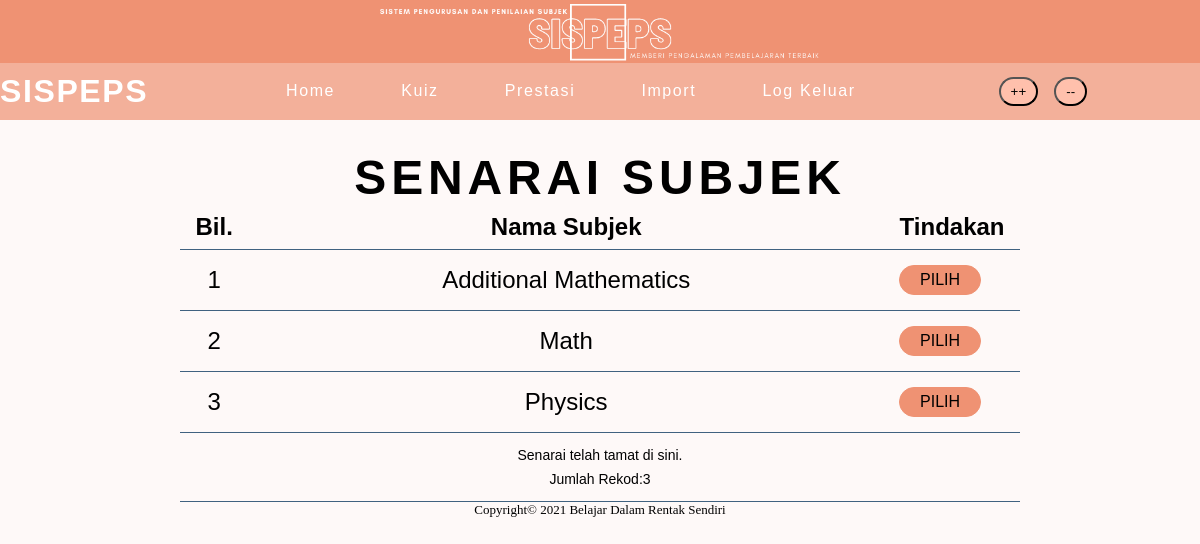
Page /kuiz_subjek.php (signed in) on the committed database.
### tables this page shows
CREATE TABLE `subjek` (
  `idsubjek` int(11) NOT NULL,
  `subjek` varchar(30) NOT NULL
);

### src/kuiz_subjek.php (the view, shortened to what this page needs)
<?php
include 'header.php';
?>
<html>
    <head><?php include 'menu.php'; ?></head>
    <body>
        <h2 class="title" style="text-align: center;">SENARAI SUBJEK</h2>
        <main>
            <table class="table" style="font-size: 16px;">
                <tr>
                    <td width="5%"><strong>Bil.</strong></td>
                    <td width="60%"><strong>Nama Subjek</strong></td>
                    <td width="5%"><strong>Tindakan</strong></td>
                </tr>
                <?php
                $no=1;
                $data1=mysqli_query($hubung,"SELECT * FROM subjek ORDER BY subjek ASC");
                while ($info1=mysqli_fetch_array($data1)):
                    $dataBil=mysqli_query($hubung,"SELECT COUNT(idsubjek) AS 'bil' FROM topik WHERE idsubjek='$info1[idsubjek]'");
                    $infoBil=mysqli_fetch_array($dataBil);
                ?>
                <tr>
                    <td><?= $no; ?></td>
                    <td><?= $info1['subjek']; ?></td>
                    <td align="center" class="action">
                        <?php if($infoBil['bil']!==0):
                        ?>
                        <a href="kuiz_topik.php?idsubjek=<?=$info1['idsubjek'];?>"><button class="btn main">PILIH</button></a>
                        <?php endif; ?>
                    </td>
                </tr>
                <?php $no++;
                endwhile;
                ?>
                <tr>
                    <td colspan=6>
                        <p style="font-size:14px;">Senarai telah tamat di sini. <br>
                            Jumlah Rekod:<?= $no-1; ?>
                        </p>
                    </td>
                </tr>
            </table>
        </main>
        <?php include 'footer.php'; ?>
    </body>
</html>

### src/style2.css (style rules this page uses)
* { padding: 0; margin: 0; }
body { background-color: #fef9f8; }
.title { font-size:48px; font-family: 'HelveticaNeue Light', Arial, sans-serif; font-weight: 700; letter-spacing: 0.1em; color: black; margin: 30px 0px 0px 0px; }
.btn { display: block; padding: 10px 45px; background-color: #ef9273; box-sizing: border-box; border-radius: 6px; color: black; text-decoration: none; font-size: 25px; float: right; margin: 0px 10px 0px 10px; transition: background-color .5s, border .5s; font-family: 'HelveticaNeue Light', Arial, sans-serif; }
.action .btn.main { display: block; padding: 5px 20px; background-color: #ef9273; box-sizing: border-box; border-radius: 60px; color: black; text-decoration: none; font-size: 16px; float: left; margin: 5px; border: 1px solid #ef9273; }
.table { margin: auto; width: 70%; padding:40px; color:black; line-height: 1.5em; text-align: center; border-collapse: collapse; font-family: Helvetica, Arial, sans-serif; }
.table tr td { padding: 10px; font-size: 24px; border-bottom: #406280 1.5px solid; }

### rows in the picture
subjek: subjek "Additional Mathematics"
subjek: subjek "Math"
subjek: subjek "Physics"

### other values in the picture
$no-1 "3"
$footer "Belajar Dalam Rentak Sendiri"
